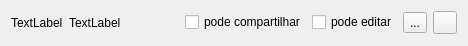
<?xml version="1.0" encoding="UTF-8"?>
<ui version="4.0">
 <class>OCC::ShareUserLine</class>
 <widget class="QWidget" name="OCC::ShareUserLine">
  <property name="enabled">
   <bool>true</bool>
  </property>
  <property name="geometry">
   <rect>
    <x>0</x>
    <y>0</y>
    <width>468</width>
    <height>46</height>
   </rect>
  </property>
  <property name="windowTitle">
   <string>Form</string>
  </property>
  <property name="autoFillBackground">
   <bool>true</bool>
  </property>
  <layout class="QVBoxLayout" name="verticalLayout">
   <item>
    <layout class="QHBoxLayout" name="horizontalLayout_2">
     <item>
      <widget class="QLabel" name="avatar">
       <property name="text">
        <string>TextLabel</string>
       </property>
      </widget>
     </item>
     <item>
      <widget class="QLabel" name="sharedWith">
       <property name="text">
        <string>TextLabel</string>
       </property>
       <property name="textFormat">
        <enum>Qt::PlainText</enum>
       </property>
      </widget>
     </item>
     <item>
      <spacer name="horizontalSpacer">
       <property name="orientation">
        <enum>Qt::Horizontal</enum>
       </property>
       <property name="sizeHint" stdset="0">
        <size>
         <width>40</width>
         <height>15</height>
        </size>
       </property>
      </spacer>
     </item>
     <item>
      <widget class="QCheckBox" name="permissionShare">
       <property name="text">
        <string>pode compartilhar</string>
       </property>
      </widget>
     </item>
     <item>
      <widget class="QCheckBox" name="permissionsEdit">
       <property name="text">
        <string>pode editar</string>
       </property>
      </widget>
     </item>
     <item>
      <widget class="QToolButton" name="permissionToolButton">
       <property name="text">
        <string>...</string>
       </property>
      </widget>
     </item>
     <item>
      <widget class="QToolButton" name="deleteShareButton">
       <property name="text">
        <string/>
       </property>
       <property name="icon">
        <iconset theme="user-trash">
         <normaloff>.</normaloff>.</iconset>
       </property>
      </widget>
     </item>
    </layout>
   </item>
  </layout>
 </widget>
 <resources/>
 <connections/>
</ui>
